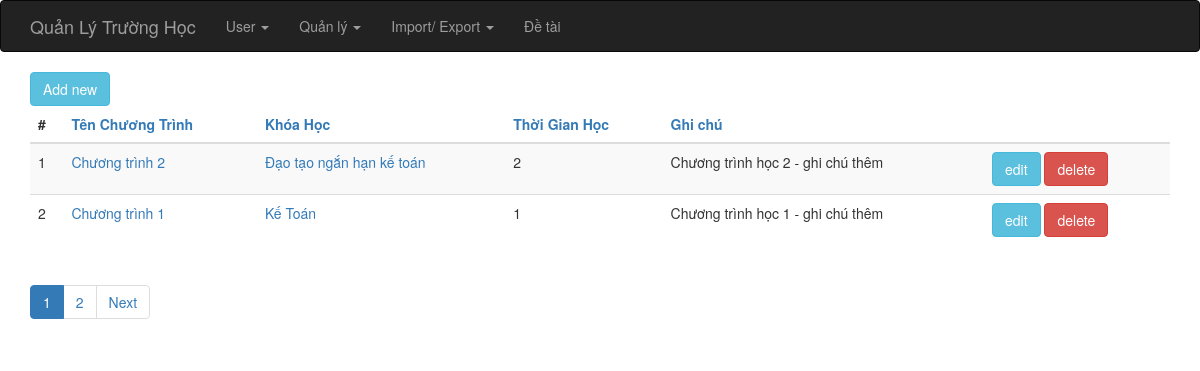
The app's page /index.php?op=chuongtrinh_list&orderby=khoa_hoc_id with its own data.
### tables this page shows
CREATE TABLE IF NOT EXISTS `chuong_trinh_hoc` (
  `id` int(6) unsigned NOT NULL AUTO_INCREMENT,
  `ten_chuong_trinh` varchar(255) NOT NULL,
  `khoa_hoc_id` varchar(255) NOT NULL,
  `ghi_chu` varchar(255) DEFAULT NULL,
  `total_time` int(6) DEFAULT NULL,
  PRIMARY KEY (`id`)
);

CREATE TABLE IF NOT EXISTS `khoa_hoc` (
  `id` int(6) unsigned NOT NULL AUTO_INCREMENT,
  `ma_khoa_hoc` varchar(255) NOT NULL,
  `ten_khoa_hoc` varchar(255) NOT NULL,
  `khoa_id` int(6) DEFAULT NULL,
  `ghi_chu` varchar(255) DEFAULT NULL,
  `time_start` date DEFAULT NULL,
  `time_end` date DEFAULT NULL,
  PRIMARY KEY (`id`)
);

### index.php (called while the page is built, shortened)
<?php
require_once 'controller/IndexController.php';
$controller = new IndexController();
$controller->handleRequest();
?>

### model/KhoaHocGateway.php (called while the page is built, shortened)
<?php
class KhoaHocGateway {
    public function selectAll($order, $start, $limit) {
        $dbOrder =  mysql_real_escape_string($order);
        $dbres = mysql_query("SELECT * FROM khoa_hoc ORDER BY $dbOrder ASC limit {$start},{$limit}");
        $data = array();
        while ( ($obj = mysql_fetch_object($dbres)) != NULL ) {
            $data[] = $obj;
        }
        return $data;
    }
}
?>

### model/KhoaHocService.php (called while the page is built, shortened)
<?php
require_once 'model/KhoaHocGateway.php';
class KhoaHocService {
    private $index = NULL;
    private $khoahocGateway    = NULL;
    public function __construct() {
        $this->index = new IndexService();
        $this->khoahocGateway = new KhoaHocGateway();
    }
    public function getAll($order, $start, $limit) {
        try {
            $this->index->openDb();
            $res = $this->khoahocGateway->selectAll($order, $start, $limit);
            $this->index->closeDb();
            return $res;
        } catch (Exception $e) {
            $this->index->closeDb();
            throw $e;
        }
    }
}
?>

### model/ChuongTrinhGateway.php (called while the page is built, shortened)
<?php
class ChuongTrinhGateway {
    public function allRecord() {
        $dbres = mysql_query("SELECT * FROM chuong_trinh_hoc");
        return mysql_num_rows($dbres);
    }
    public function selectAll($order, $start, $limit) {
        $dbOrder =  mysql_real_escape_string($order);
        $dbres = mysql_query("SELECT * FROM chuong_trinh_hoc ORDER BY $dbOrder ASC limit {$start},{$limit}");
        $data = array();
        while ( ($obj = mysql_fetch_object($dbres)) != NULL ) {
            $data[] = $obj;
        }
        return $data;
    }
}
?>

### model/ChuongTrinhService.php (called while the page is built, shortened)
<?php
require_once 'model/ChuongTrinhGateway.php';
class ChuongTrinhService {
    private $index = NULL;
    private $chuongtrinhGateway    = NULL;
    public function __construct() {
        $this->index = new IndexService();
        $this->chuongtrinhGateway = new ChuongTrinhGateway();
    }
    public function totalRecord()
    {
        try {
            $this->index->openDb();
            $res = $this->chuongtrinhGateway->allRecord();
            $this->index->closeDb();
            return $res;
        } catch (Exception $e) {
            $this->index->closeDb();
            throw $e;
        }
    }
    public function getAll($order, $start, $limit) {
        try {
            $this->index->openDb();
            $res = $this->chuongtrinhGateway->selectAll($order, $start, $limit);
            $this->index->closeDb();
            return $res;
        } catch (Exception $e) {
            $this->index->closeDb();
            throw $e;
        }
    }
}
?>

### view/chuongtrinh/list.php (the view)
<?php require_once(realpath($_SERVER["DOCUMENT_ROOT"]) .'/school/view/include/header.php');?>
<?php
    $Pagination = new Pagination();
?>
<div class="container">
    <div><a href="index.php?op=chuongtrinh_new" class="btn btn-info">Add new</a></div>
    <?php if ( count($data) > 0 ) { ?>
    <table class="table table-striped">
        <thead>
        <tr>
            <th>#</th>
            <th><a href="?op=chuongtrinh_list&orderby=ten_chuong_trinh">Tên Chương Trình</a></th>
            <th><a href="?op=chuongtrinh_list&orderby=khoa_hoc_id">Khóa Học</a></th>
            <th><a href="?op=chuongtrinh_list&orderby=total_time">Thời Gian Học</a></th>
            <th><a href="?op=chuongtrinh_list&orderby=ghi_chu">Ghi chú</a></th>
            <th>&nbsp;</th>
        </tr>
        </thead>
        <tbody>
        <?php $i = 0; foreach ($data as $item): $i++;?>
            <tr>
                <td><?php echo $i;?></td>
                <td><a href="index.php?op=chuongtrinh_show&id=<?php echo $item->id; ?>"><?php echo $item->ten_chuong_trinh; ?></a></td>
                <td>
                    <a href="index.php?op=khoahoc_show&id=<?php echo $item->khoa_hoc_id; ?>">
                        <?php foreach ($khoaHocList as $khoahoc) {
                            if ( $item->khoa_hoc_id == $khoahoc->id ) {
                                echo $khoahoc->ten_khoa_hoc;
                            }
                        }; ?>
                    </a></td>
                <td><?php echo $item->total_time; ?></td>
                <td><?php echo $item->ghi_chu; ?></td>
                <td>
                    <a href="index.php?op=chuongtrinh_edit&id=<?php echo $item->id; ?>" class="btn btn-info">edit</a>
                    <a href="index.php?op=chuongtrinh_delete&id=<?php echo $item->id; ?>" class="btn btn-danger" onclick="return checkDel()">delete</a>
                </td>
            </tr>
        <?php endforeach; ?>
        </tbody>
    </table>
    <ul class="pagination">
        <?php echo $Pagination->listPages($totalPages); ?>
    </ul>
    <?php } else { ?>
        <h5>Empty list.</h5>
    <?php } ?>
</div>
<?php require_once(realpath($_SERVER["DOCUMENT_ROOT"]) .'/school/view/include/footer.php');?>

### libs/css/style.css (style rules this page uses)
html, body { height: 100%; }
.page-wrap .container { background: #fff; }

### records on screen
chuong_trinh_hoc: ten_chuong_trinh "Chương trình 2", total_time "2", ghi_chu "Chương trình học 2 - ghi chú thêm"
khoa_hoc: ten_khoa_hoc "Đạo tạo ngắn hạn kế toán"
chuong_trinh_hoc: ten_chuong_trinh "Chương trình 1", total_time "1", ghi_chu "Chương trình học 1 - ghi chú thêm"
khoa_hoc: ten_khoa_hoc "Kế Toán"
